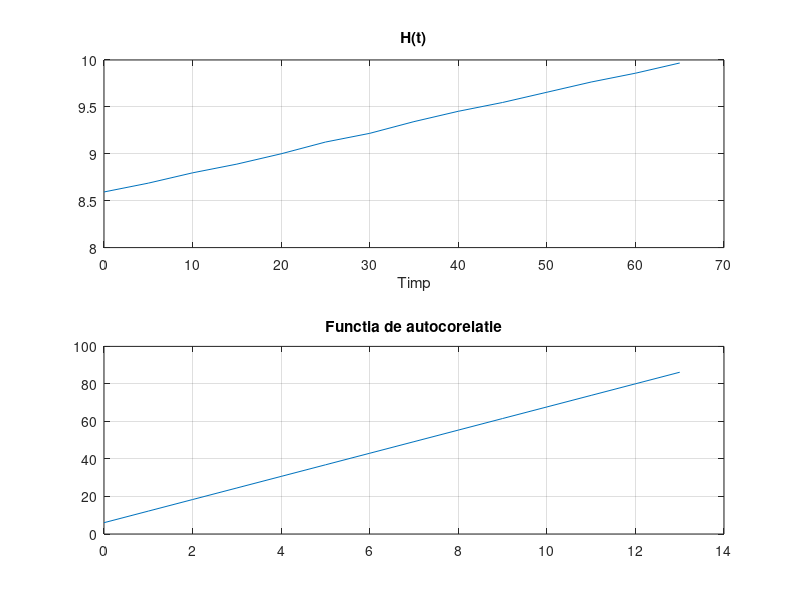

The MATLAB source for this figure: (Note: this script raises an error after producing the figure.)
%==============================================================================
% APROXIMAREA FUNCTIEI DE AUTOCORELATIE A RASPUNSULUI PONDERE 
% PROCESUL HIDRAULIC
%==============================================================================
clc;%sterge continutul consolei
clear();
close("all");%inchide toate ferestrele active
%------------------------------------------------------------------------------
dTe=5;%perioada de esantionare in secunde
aH=[8.593;8.687;8.797;8.890;9.000;9.125;9.218;9.343;9.453;9.547;9.656;9.765;9.859;9.968];%esantioanele inaltimii coloanei de apa

aTimp=(linspace(0,(size(aH,1)-1)*dTe,size(aH,1)))';%variabila timp

aHCorr=xcorr(aH,'biased');%estimeaza functia de autocorelatie a raspunsului procesului

for k1=1:size(aHCorr,1)
    aTau(k1,1)=(k1-1);%esantioanele variabilei tau
end

for k1=1:fix(size(aHCorr,1)/2+1)
    X(k1,1)=aTau(k1,1);%matricea X prima linie
    X(k1,2)=1;%matricea X a doua linie
    aTau1(k1,1)=aTau(k1,1);%matrice tau1
end

Y=aHCorr(1:fix(size(aHCorr,1)/2+1),1);%matricea Y

Theta=(inv(X'*X))*X'*Y;%estimatorul celor mai mici patrate
a=Theta(1,1);%panta dreptei de aproximare
b=Theta(2,1);%ordonata la origine a dreptei de aproximare
aHCorrEst=a*aTau1+b;%valorile estimate ale dreptei de aproximare
dTf=max(aTau1(:,1))-b/a;%constanta de timp a procesului, valoare estimata
%------------------------------------------------------------------------
% Reprezentari grafice
%------------------------------------------------------------------------
subplot(211)
plot(aTimp,aH)%inaltimea coloanei de apa in functie de timp
grid on
title('H(t)')
xlabel(['Timp'])
%------------------------------------------------------------------------
subplot(212)
plot(aTau1,Y)%functia de autocorelatie in functie de tau
plot(aTau1,aHCorrEst)%functia de autocorelatie estimata in functie e tau
grid on
title('Functia de autocorelatie')
xlabel(['Tau' 'dTf=' string(dTf)])
%==============================================================================
% REMARCA:
% zgomotul este atenuat in esantioanele functiei de autocorelatie in comparatie cu
% esantioanele secventei prelevate din proces.
%==============================================================================
